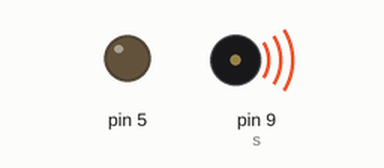
Recording of a sketch running on a simulated Arduino Mega 2560, built with avr-gcc and run on an emulated ATmega2560. Parts: output pins drawn as LEDs (lit = HIGH), buzzer (waves = sounding). What the sketch prints to the serial monitor is not drawn.

Above: at 0.7 s.
At 5.0 s:
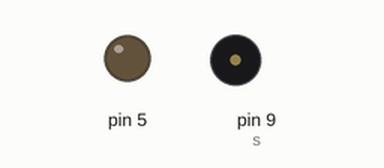
Timing chart, 0 to 11.4 s (numbered marks = the images above):
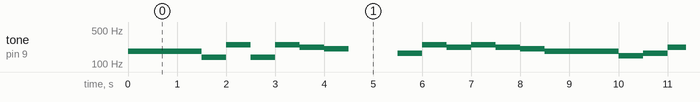

Measured:
- by itself, tone on pin 9 (s): plays 185 Hz for 1.5 s, 139 Hz for 0.50 s, 247 Hz for 0.50 s, 139 Hz for 0.50 s, 247 Hz for 0.50 s, 220 Hz for 0.50 s … (193 notes in this stretch)

The sketch:

Arduino-Play-Tune.ino
```cpp
#define B0  31
#define C1  33
#define CS1 35
#define D1  37
#define DS1 39
#define E1  41
#define F1  44
#define FS1 46
#define G1  49
#define GS1 52
#define A1  55
#define AS1 58
#define B1  62
#define C2  65
#define CS2 69
#define D2  73
#define DS2 78
#define E2  82
#define F2  87
#define FS2 93
#define G2  98
#define GS2 104
#define A2  110
#define AS2 117
#define B2  123
#define C3  131
#define CS3 139
#define D3  147
#define DS3 156
#define E3  165
#define F3  175
#define FS3 185
#define G3  196
#define GS3 208
#define A3  220
#define AS3 233
#define B3  247
#define C4  262
#define CS4 277
#define D4  294
#define DS4 311
#define E4  330
#define F4  349
#define FS4 370
#define G4  392
#define GS4 415
#define A4  440
#define AS4 466
#define B4  494
#define C5  523
#define CS5 554
#define D5  587
#define DS5 622
#define E5  659
#define F5  698
#define FS5 740
#define G5  784
#define GS5 831
#define A5  880
#define AS5 932
#define B5  988
#define C6  1047
#define CS6 1109
#define D6  1175
#define DS6 1245
#define E6  1319
#define F6  1397
#define FS6 1480
#define G6  1568
#define GS6 1661
#define A6  1760
#define AS6 1865
#define B6  1976
#define C7  2093
#define CS7 2217
#define D7  2349
#define DS7 2489
#define E7  2637
#define F7  2794
#define FS7 2960
#define G7  3136
#define GS7 3322
#define A7  3520
#define AS7 3729
#define B7  3951
#define C8  4186
#define CS8 4435
#define D8  4699
#define DS8 4978
#define E8 5274
#define F8 5588
#define FS8 5920
#define G8 6272
#define GS8 6645
#define A8 7040
#define AS8 7459
#define B8 7902

#define s 9
#define d1 1500
#define d2 500
#define d 500
#define dn 1000
void setup() {
  pinMode(s, OUTPUT);//buzzer
  pinMode(5, OUTPUT);

 digitalWrite(5,LOW);
Serial.begin(9600);
}

void loop() {
  Serial.println("START");
  tone(s,FS3);
  delay(d1);
  tone(s,CS3);
  delay(d);
  tone(s,B3);
  delay(d);
  tone(s,CS3);
  delay(d);
  tone(s,B3);
  delay(d);
  tone(s,A3);
  delay(d);
  tone(s,GS3);
  delay(d);
  noTone(s);
  delay(dn);
  tone(s,E3);
  delay(d);
  tone(s,B3);
  delay(d);
  tone(s,A3);
  delay(d);
  tone(s,B3);
  delay(d);
  tone(s,A3);
  delay(d);
  tone(s,GS3);
  delay(d);
  tone(s,FS3);
  delay(d1);
  tone(s,D3);
  delay(d);
  tone(s,E3);
  delay(d);
  tone(s,A3);
  delay(d);
  tone(s,GS3);
  delay(d);
  noTone(s);
  delay(d);
  tone(s,D3);
  delay(d);
  tone(s,E3);
  delay(d);
  tone(s,GS3);
  delay(d);
  tone(s,FS3);
  delay(d2);
  tone(s,D3);
  delay(d);
  tone(s,E3);
  delay(d);
  tone(s,D3);
  delay(d);
  tone(s,CS3);
  delay(d1);
  /*tone(s,FS4);
  delay(2000);
  tone(s,FS4);
  delay(2000);
  tone(s,FS4);
  delay(2000);
  tone(s,FS4);
  delay(2000);
  tone(s,FS4);
  delay(2000);
  tone(s,FS4);
  delay(2000);
  tone(s,FS4);
  delay(2000);
  tone(s,FS4);
  delay(2000);
  tone(s,FS4);
  delay(2000);
  tone(s,FS4);
  delay(2000);
  tone(s,FS4);
  delay(2000);
  tone(s,FS4);
  delay(2000);
  tone(s,FS4);
  delay(2000);
  tone(s,FS4);
  delay(2000);
  tone(s,FS4);
  delay(2000);
  tone(s,FS4);
  delay(2000);
  tone(s,FS4);
  delay(2000);
  tone(s,FS4);
  delay(2000);
  tone(s,FS4);
  delay(2000);
  tone(s,FS4);
  delay(2000);
  tone(s,FS4);
  delay(2000);
  tone(s,FS4);
  delay(2000);
  tone(s,FS4);
  delay(2000);
  tone(s,FS4);
  delay(2000);
  tone(s,FS4);
  delay(2000);
  tone(s,FS4);
  delay(2000);
  tone(s,FS4);
  delay(2000);
*/
Serial.println("END");
}
```
